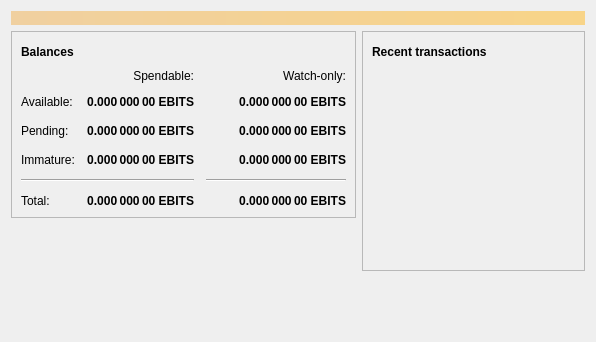
<?xml version="1.0" encoding="UTF-8"?>
<ui version="4.0">
 <class>OverviewPage</class>
 <widget class="QWidget" name="OverviewPage">
  <property name="geometry">
   <rect>
    <x>0</x>
    <y>0</y>
    <width>596</width>
    <height>342</height>
   </rect>
  </property>
  <property name="windowTitle">
   <string>Form</string>
  </property>
  <layout class="QVBoxLayout" name="topLayout">
   <item>
    <widget class="QLabel" name="labelAlerts">
     <property name="visible">
      <bool>false</bool>
     </property>
     <property name="styleSheet">
      <string notr="true">QLabel { background-color: qlineargradient(x1: 0, y1: 0, x2: 1, y2: 0, stop:0 #F0D0A0, stop:1 #F8D488); color:#000000; }</string>
     </property>
     <property name="wordWrap">
      <bool>true</bool>
     </property>
     <property name="margin">
      <number>3</number>
     </property>
     <property name="textInteractionFlags">
      <set>Qt::TextSelectableByMouse</set>
     </property>
    </widget>
   </item>
   <item>
    <layout class="QHBoxLayout" name="horizontalLayout" stretch="1,1">
     <item>
      <layout class="QVBoxLayout" name="verticalLayout_2">
       <item>
        <widget class="QFrame" name="frame">
         <property name="frameShape">
          <enum>QFrame::StyledPanel</enum>
         </property>
         <property name="frameShadow">
          <enum>QFrame::Raised</enum>
         </property>
         <layout class="QVBoxLayout" name="verticalLayout_4">
          <item>
           <layout class="QHBoxLayout" name="horizontalLayout_4">
            <item>
             <widget class="QLabel" name="label_5">
              <property name="font">
               <font>
                <weight>75</weight>
                <bold>true</bold>
               </font>
              </property>
              <property name="text">
               <string>Balances</string>
              </property>
             </widget>
            </item>
            <item>
             <widget class="QPushButton" name="labelWalletStatus">
              <property name="enabled">
               <bool>true</bool>
              </property>
              <property name="maximumSize">
               <size>
                <width>30</width>
                <height>16777215</height>
               </size>
              </property>
              <property name="toolTip">
               <string>The displayed information may be out of date. Your wallet automatically synchronizes with the EBITS network after a connection is established, but this process has not completed yet.</string>
              </property>
              <property name="text">
               <string/>
              </property>
              <property name="icon">
               <iconset resource="../bitcoin.qrc">
                <normaloff>:/icons/warning</normaloff>
                <disabledoff>:/icons/warning</disabledoff>:/icons/warning</iconset>
              </property>
              <property name="iconSize">
               <size>
                <width>24</width>
                <height>24</height>
               </size>
              </property>
              <property name="flat">
               <bool>true</bool>
              </property>
             </widget>
            </item>
            <item>
             <spacer name="horizontalSpacer_3">
              <property name="orientation">
               <enum>Qt::Horizontal</enum>
              </property>
              <property name="sizeHint" stdset="0">
               <size>
                <width>40</width>
                <height>20</height>
               </size>
              </property>
             </spacer>
            </item>
           </layout>
          </item>
          <item>
           <layout class="QGridLayout" name="gridLayout">
            <property name="spacing">
             <number>12</number>
            </property>
            <item row="2" column="2">
             <widget class="QLabel" name="labelWatchPending">
              <property name="font">
               <font>
                <weight>75</weight>
                <bold>true</bold>
               </font>
              </property>
              <property name="cursor">
               <cursorShape>IBeamCursor</cursorShape>
              </property>
              <property name="toolTip">
               <string>Unconfirmed transactions to watch-only addresses</string>
              </property>
              <property name="text">
               <string notr="true">0.000 000 00 EBITS</string>
              </property>
              <property name="alignment">
               <set>Qt::AlignRight|Qt::AlignTrailing|Qt::AlignVCenter</set>
              </property>
              <property name="textInteractionFlags">
               <set>Qt::LinksAccessibleByMouse|Qt::TextSelectableByKeyboard|Qt::TextSelectableByMouse</set>
              </property>
             </widget>
            </item>
            <item row="2" column="1">
             <widget class="QLabel" name="labelUnconfirmed">
              <property name="font">
               <font>
                <weight>75</weight>
                <bold>true</bold>
               </font>
              </property>
              <property name="cursor">
               <cursorShape>IBeamCursor</cursorShape>
              </property>
              <property name="toolTip">
               <string>Total of transactions that have yet to be confirmed, and do not yet count toward the spendable balance</string>
              </property>
              <property name="text">
               <string notr="true">0.000 000 00 EBITS</string>
              </property>
              <property name="alignment">
               <set>Qt::AlignRight|Qt::AlignTrailing|Qt::AlignVCenter</set>
              </property>
              <property name="textInteractionFlags">
               <set>Qt::LinksAccessibleByMouse|Qt::TextSelectableByKeyboard|Qt::TextSelectableByMouse</set>
              </property>
             </widget>
            </item>
            <item row="3" column="2">
             <widget class="QLabel" name="labelWatchImmature">
              <property name="font">
               <font>
                <weight>75</weight>
                <bold>true</bold>
               </font>
              </property>
              <property name="cursor">
               <cursorShape>IBeamCursor</cursorShape>
              </property>
              <property name="toolTip">
               <string>Mined balance in watch-only addresses that has not yet matured</string>
              </property>
              <property name="text">
               <string notr="true">0.000 000 00 EBITS</string>
              </property>
              <property name="alignment">
               <set>Qt::AlignRight|Qt::AlignTrailing|Qt::AlignVCenter</set>
              </property>
              <property name="textInteractionFlags">
               <set>Qt::LinksAccessibleByMouse|Qt::TextSelectableByKeyboard|Qt::TextSelectableByMouse</set>
              </property>
             </widget>
            </item>
            <item row="4" column="0" colspan="2">
             <widget class="Line" name="line">
              <property name="orientation">
               <enum>Qt::Horizontal</enum>
              </property>
             </widget>
            </item>
            <item row="4" column="2">
             <widget class="Line" name="lineWatchBalance">
              <property name="sizePolicy">
               <sizepolicy hsizetype="Preferred" vsizetype="Fixed">
                <horstretch>0</horstretch>
                <verstretch>0</verstretch>
               </sizepolicy>
              </property>
              <property name="minimumSize">
               <size>
                <width>140</width>
                <height>0</height>
               </size>
              </property>
              <property name="orientation">
               <enum>Qt::Horizontal</enum>
              </property>
             </widget>
            </item>
            <item row="5" column="0">
             <widget class="QLabel" name="labelTotalText">
              <property name="text">
               <string>Total:</string>
              </property>
             </widget>
            </item>
            <item row="3" column="1">
             <widget class="QLabel" name="labelImmature">
              <property name="font">
               <font>
                <weight>75</weight>
                <bold>true</bold>
               </font>
              </property>
              <property name="cursor">
               <cursorShape>IBeamCursor</cursorShape>
              </property>
              <property name="toolTip">
               <string>Mined balance that has not yet matured</string>
              </property>
              <property name="text">
               <string notr="true">0.000 000 00 EBITS</string>
              </property>
              <property name="alignment">
               <set>Qt::AlignRight|Qt::AlignTrailing|Qt::AlignVCenter</set>
              </property>
              <property name="textInteractionFlags">
               <set>Qt::LinksAccessibleByMouse|Qt::TextSelectableByKeyboard|Qt::TextSelectableByMouse</set>
              </property>
             </widget>
            </item>
            <item row="2" column="3">
             <spacer name="horizontalSpacer_2">
              <property name="orientation">
               <enum>Qt::Horizontal</enum>
              </property>
              <property name="sizeHint" stdset="0">
               <size>
                <width>40</width>
                <height>20</height>
               </size>
              </property>
             </spacer>
            </item>
            <item row="3" column="0">
             <widget class="QLabel" name="labelImmatureText">
              <property name="text">
               <string>Immature:</string>
              </property>
             </widget>
            </item>
            <item row="5" column="1">
             <widget class="QLabel" name="labelTotal">
              <property name="font">
               <font>
                <weight>75</weight>
                <bold>true</bold>
               </font>
              </property>
              <property name="cursor">
               <cursorShape>IBeamCursor</cursorShape>
              </property>
              <property name="toolTip">
               <string>Your current total balance</string>
              </property>
              <property name="text">
               <string notr="true">0.000 000 00 EBITS</string>
              </property>
              <property name="alignment">
               <set>Qt::AlignRight|Qt::AlignTrailing|Qt::AlignVCenter</set>
              </property>
              <property name="textInteractionFlags">
               <set>Qt::LinksAccessibleByMouse|Qt::TextSelectableByKeyboard|Qt::TextSelectableByMouse</set>
              </property>
             </widget>
            </item>
            <item row="5" column="2">
             <widget class="QLabel" name="labelWatchTotal">
              <property name="font">
               <font>
                <weight>75</weight>
                <bold>true</bold>
               </font>
              </property>
              <property name="cursor">
               <cursorShape>IBeamCursor</cursorShape>
              </property>
              <property name="toolTip">
               <string>Current total balance in watch-only addresses</string>
              </property>
              <property name="text">
               <string notr="true">0.000 000 00 EBITS</string>
              </property>
              <property name="alignment">
               <set>Qt::AlignRight|Qt::AlignTrailing|Qt::AlignVCenter</set>
              </property>
              <property name="textInteractionFlags">
               <set>Qt::LinksAccessibleByMouse|Qt::TextSelectableByKeyboard|Qt::TextSelectableByMouse</set>
              </property>
             </widget>
            </item>
            <item row="0" column="2">
             <widget class="QLabel" name="labelWatchonly">
              <property name="text">
               <string>Watch-only:</string>
              </property>
              <property name="alignment">
               <set>Qt::AlignRight|Qt::AlignTrailing|Qt::AlignVCenter</set>
              </property>
             </widget>
            </item>
            <item row="1" column="0">
             <widget class="QLabel" name="labelBalanceText">
              <property name="text">
               <string>Available:</string>
              </property>
             </widget>
            </item>
            <item row="1" column="1">
             <widget class="QLabel" name="labelBalance">
              <property name="font">
               <font>
                <weight>75</weight>
                <bold>true</bold>
               </font>
              </property>
              <property name="cursor">
               <cursorShape>IBeamCursor</cursorShape>
              </property>
              <property name="toolTip">
               <string>Your current spendable balance</string>
              </property>
              <property name="text">
               <string notr="true">0.000 000 00 EBITS</string>
              </property>
              <property name="alignment">
               <set>Qt::AlignRight|Qt::AlignTrailing|Qt::AlignVCenter</set>
              </property>
              <property name="textInteractionFlags">
               <set>Qt::LinksAccessibleByMouse|Qt::TextSelectableByKeyboard|Qt::TextSelectableByMouse</set>
              </property>
             </widget>
            </item>
            <item row="1" column="2">
             <widget class="QLabel" name="labelWatchAvailable">
              <property name="font">
               <font>
                <weight>75</weight>
                <bold>true</bold>
               </font>
              </property>
              <property name="cursor">
               <cursorShape>IBeamCursor</cursorShape>
              </property>
              <property name="toolTip">
               <string>Your current balance in watch-only addresses</string>
              </property>
              <property name="text">
               <string notr="true">0.000 000 00 EBITS</string>
              </property>
              <property name="alignment">
               <set>Qt::AlignRight|Qt::AlignTrailing|Qt::AlignVCenter</set>
              </property>
              <property name="textInteractionFlags">
               <set>Qt::LinksAccessibleByMouse|Qt::TextSelectableByKeyboard|Qt::TextSelectableByMouse</set>
              </property>
             </widget>
            </item>
            <item row="2" column="0">
             <widget class="QLabel" name="labelPendingText">
              <property name="text">
               <string>Pending:</string>
              </property>
             </widget>
            </item>
            <item row="0" column="1">
             <widget class="QLabel" name="labelSpendable">
              <property name="text">
               <string>Spendable:</string>
              </property>
              <property name="alignment">
               <set>Qt::AlignRight|Qt::AlignTrailing|Qt::AlignVCenter</set>
              </property>
             </widget>
            </item>
           </layout>
          </item>
         </layout>
        </widget>
       </item>
       <item>
        <spacer name="verticalSpacer">
         <property name="orientation">
          <enum>Qt::Vertical</enum>
         </property>
         <property name="sizeHint" stdset="0">
          <size>
           <width>20</width>
           <height>40</height>
          </size>
         </property>
        </spacer>
       </item>
      </layout>
     </item>
     <item>
      <layout class="QVBoxLayout" name="verticalLayout_3">
       <item>
        <widget class="QFrame" name="frame_2">
         <property name="frameShape">
          <enum>QFrame::StyledPanel</enum>
         </property>
         <property name="frameShadow">
          <enum>QFrame::Raised</enum>
         </property>
         <layout class="QVBoxLayout" name="verticalLayout">
          <item>
           <layout class="QHBoxLayout" name="horizontalLayout_2">
            <item>
             <widget class="QLabel" name="label_4">
              <property name="font">
               <font>
                <weight>75</weight>
                <bold>true</bold>
               </font>
              </property>
              <property name="text">
               <string>Recent transactions</string>
              </property>
             </widget>
            </item>
            <item>
             <widget class="QPushButton" name="labelTransactionsStatus">
              <property name="enabled">
               <bool>true</bool>
              </property>
              <property name="maximumSize">
               <size>
                <width>30</width>
                <height>16777215</height>
               </size>
              </property>
              <property name="toolTip">
               <string>The displayed information may be out of date. Your wallet automatically synchronizes with the EBITS network after a connection is established, but this process has not completed yet.</string>
              </property>
              <property name="text">
               <string/>
              </property>
              <property name="icon">
               <iconset resource="../bitcoin.qrc">
                <normaloff>:/icons/warning</normaloff>
                <disabledoff>:/icons/warning</disabledoff>:/icons/warning</iconset>
              </property>
              <property name="iconSize">
               <size>
                <width>24</width>
                <height>24</height>
               </size>
              </property>
              <property name="flat">
               <bool>true</bool>
              </property>
             </widget>
            </item>
            <item>
             <spacer name="horizontalSpacer">
              <property name="orientation">
               <enum>Qt::Horizontal</enum>
              </property>
              <property name="sizeHint" stdset="0">
               <size>
                <width>40</width>
                <height>20</height>
               </size>
              </property>
             </spacer>
            </item>
           </layout>
          </item>
          <item>
           <widget class="QListView" name="listTransactions">
            <property name="styleSheet">
             <string notr="true">QListView { background: transparent; }</string>
            </property>
            <property name="frameShape">
             <enum>QFrame::NoFrame</enum>
            </property>
            <property name="verticalScrollBarPolicy">
             <enum>Qt::ScrollBarAlwaysOff</enum>
            </property>
            <property name="horizontalScrollBarPolicy">
             <enum>Qt::ScrollBarAlwaysOff</enum>
            </property>
            <property name="selectionMode">
             <enum>QAbstractItemView::NoSelection</enum>
            </property>
           </widget>
          </item>
         </layout>
        </widget>
       </item>
       <item>
        <spacer name="verticalSpacer_2">
         <property name="orientation">
          <enum>Qt::Vertical</enum>
         </property>
         <property name="sizeHint" stdset="0">
          <size>
           <width>20</width>
           <height>40</height>
          </size>
         </property>
        </spacer>
       </item>
      </layout>
     </item>
    </layout>
   </item>
  </layout>
 </widget>
 <resources/>
 <connections/>
</ui>
